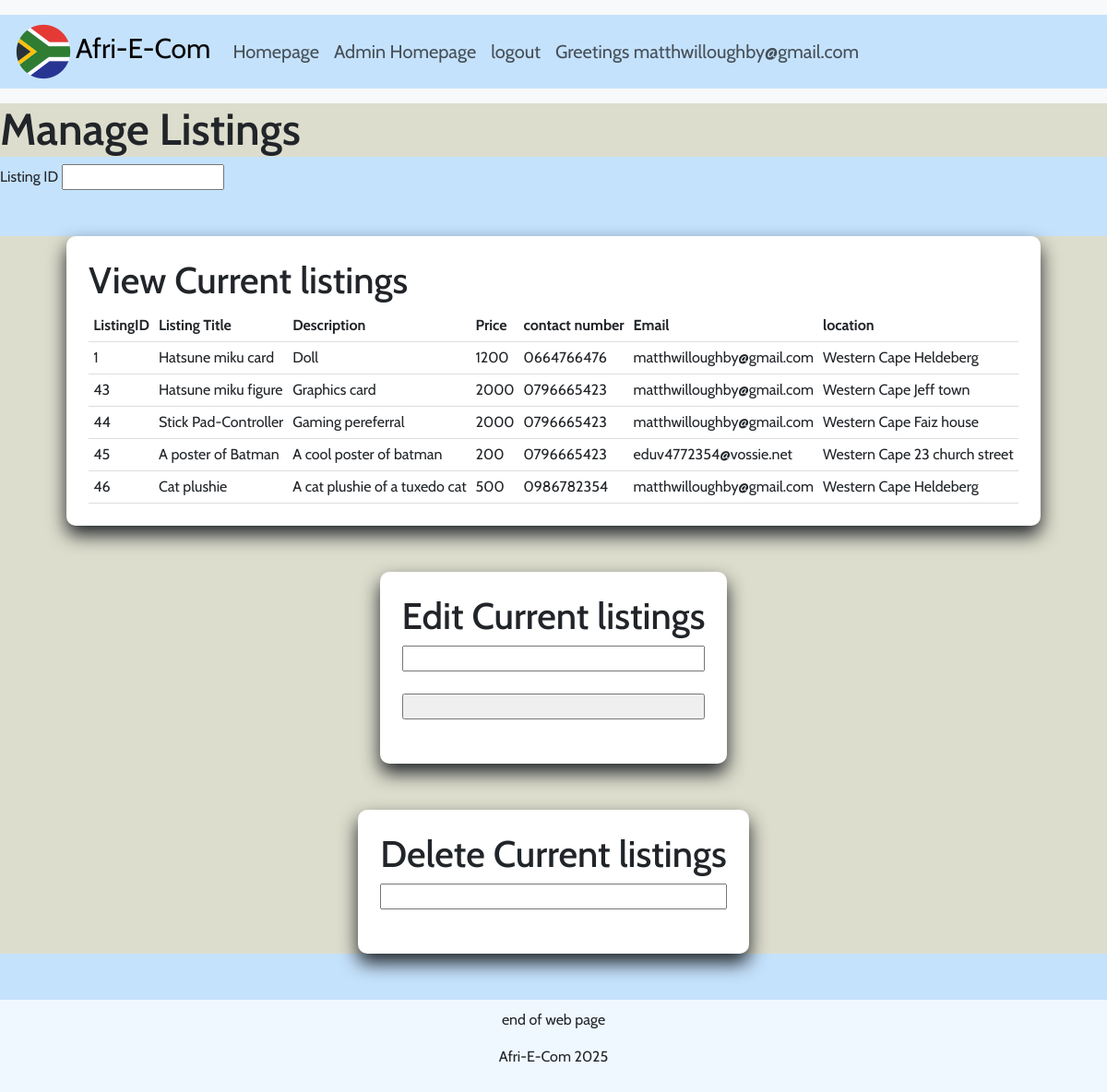
/manage_listings.php (signed in), run on the app's committed database.
### tables this page shows
CREATE TABLE `tbl_listings` (
  `listing_ID` int(11) NOT NULL,
  `listingTitle` varchar(255) NOT NULL,
  `description` varchar(255) NOT NULL,
  `price` varchar(250) NOT NULL,
  `contactNo` varchar(10) NOT NULL,
  `contactEmail` varchar(255) NOT NULL,
  `itemImage` mediumtext NOT NULL,
  `location` varchar(255) NOT NULL,
  `user_ID` int(11) NOT NULL
);

### manage_listings.php (the view, shortened to what this page needs)
<?php
    include("dbconn.php");
    $sqlGet= " SELECT * FROM tbl_listings";
    $Result=$dbconn->query($sqlGet);
?>
<!DOCTYPE html>
<html lang="en">
<head>
    <link href="https://cdn.jsdelivr.net/npm/bootstrap@5.3.6/dist/css/bootstrap.min.css" rel="stylesheet">
    <link rel="stylesheet" href="sitepro\CSS\styles.css">
</head>
<body>
    <nav class="navbar navbar-expand-lg bg-body-tertiary py-3">
  <div class="container-fluid">
    <a class="navbar-brand" href="index.php"><img src=sitepro/Images/icons8-south-africa-color-70.png>Afri-E-Com</a>
    <div class="collapse navbar-collapse nav-icons" id="navbarSupportedContent">
      <ul class="navbar-nav me-auto mb-2 mb-lg-0">
        <li class="nav-item">
          <a class="nav-link" href="Homepage.php">Homepage</a>
        </li>
         <li class="nav-item">
          <a class="nav-link" href="Adminpage.php">Admin Homepage</a>
        </li>
          <li class="nav-item">
            <form action ="index.php" method="post">
              <input type="submit" class="nav-link"  name="logout" value="logout"></a>
            </form>
        </li>
        <li class="nav-item">
          <a class="nav-link" ><?php if(isset($_SESSION["EmailAddress"])){ echo "Greetings ". $_SESSION["EmailAddress"];}else{echo "No user signed in";}; ?> </a>
        </li>
      </ul>
    </div>
  </div>
</nav>
    <div class="main-div">
      <h1 id="Main-heading">Manage Listings</h1>
    </div>
     <label>Listing ID</label>
              <input type="text" id="ViewID" name="ListingID"><br>
    <div class="main-div">
    <div class="admincontainer">
    <h2>View Current listings</h2>
            <div>
              <table style="width:100%">
                  <tr>
                    <th>ListingID</th>
                    <th>Listing Title</th>
                    <th>Description</th>
                    <th>Price</th>
                    <th>contact number</th>
                    <th>Email</th></th>
                    <th>location</th>
                  </tr>
                  <?php  while($ListingsCont=$Result->fetch_assoc()){?>
                  <tr data-id="<?=$ListingsCont['listing_ID']?>">
                    <td><?= $ListingsCont['listing_ID'] ?></th>
                    <td contenteditable="true"><?= htmlspecialchars($ListingsCont['listingTitle']) ?></td>
                    <td><?= htmlspecialchars($ListingsCont['description']) ?></td>
                    <td><?= htmlspecialchars($ListingsCont['price']) ?></td>
                    <td><?= htmlspecialchars($ListingsCont['contactNo']) ?></td>
                    <td><?= htmlspecialchars($ListingsCont['contactEmail']) ?></td>
                    <td><?= htmlspecialchars($ListingsCont['location']) ?></td>
                  </tr>
                  <?php
                } ?>
                </table>
            </div>
        </div>
        <div class="admincontainer">
            <h2>Edit Current listings</h2>
            <input type="text" id="SelectID" name="SelectListingID"><br>
            <input type="button" id="ProcessChange" name="ProcessChangeN" placeholder="Make change"><br>
        </div>
        <div class="admincontainer">
            <h2>Delete Current listings</h2>
            <input type="text" id="ViewID" name="ListingID" ><br>
        </div>
    </div>
</body>
<footer class="footer">
         <p>end of web page</p>
         <p>Afri-E-Com 2025</p>
</footer>
</html>

### sitepro/CSS/styles.css (style rules this page uses)
* { margin: 0; padding: 0; box-sizing: border-box; }
table { border-collapse: collapse; width: 100%; }
th, td { padding: 5px; text-align: left; border-bottom: 1px solid #ddd; }
body { font-family: "Cabin", sans-serif;; background-color: rgb(197, 226, 252); }
h1 { font-size: 3rem; font-weight: 600; }
h2 { font-size: 2.5rem; font-weight: 500; }
.navbar-brand { font-size: 30px; }
.container-fluid { background-color: rgb(197, 226, 252); }
.admincontainer { display: flex; background: #fff; width: max-content; flex-direction: column; padding: 1.5rem; margin: 50px auto; border-radius: 10px; box-shadow: 0 10px 20px; }
.nav-item { font-size: 20px; }
.nav-icons { margin-left: 0%; }
.main-div { background-color: rgb(221, 221, 205); }
.footer { background-color: aliceblue; padding:10px; text-align: center; }

### data on the page
tbl_listings: listing_ID "1", listingTitle "Hatsune miku card", description "Doll", price "1200", contactNo "0664766476", contactEmail "matthwilloughby@gmail.com", location "Western Cape Heldeberg"
tbl_listings: listing_ID "43", listingTitle "Hatsune miku figure", description "Graphics card", price "2000", contactNo "0796665423", contactEmail "matthwilloughby@gmail.com", location "Western Cape Jeff town"
tbl_listings: listing_ID "44", listingTitle "Stick Pad-Controller", description "Gaming pereferral", price "2000", contactNo "0796665423", contactEmail "matthwilloughby@gmail.com", location "Western Cape Faiz house"
tbl_listings: listing_ID "45", listingTitle "A poster of Batman", description "A cool poster of batman", price "200", contactNo "0796665423", contactEmail "eduv4772354@vossie.net", location "Western Cape 23 church street"
tbl_listings: listing_ID "46", listingTitle "Cat plushie", description "A cat plushie of a tuxedo cat", price "500", contactNo "0986782354", contactEmail "matthwilloughby@gmail.com", location "Western Cape Heldeberg"

### other printed values
$_SESSION["EmailAddress"] "matthwilloughby@gmail.com"
